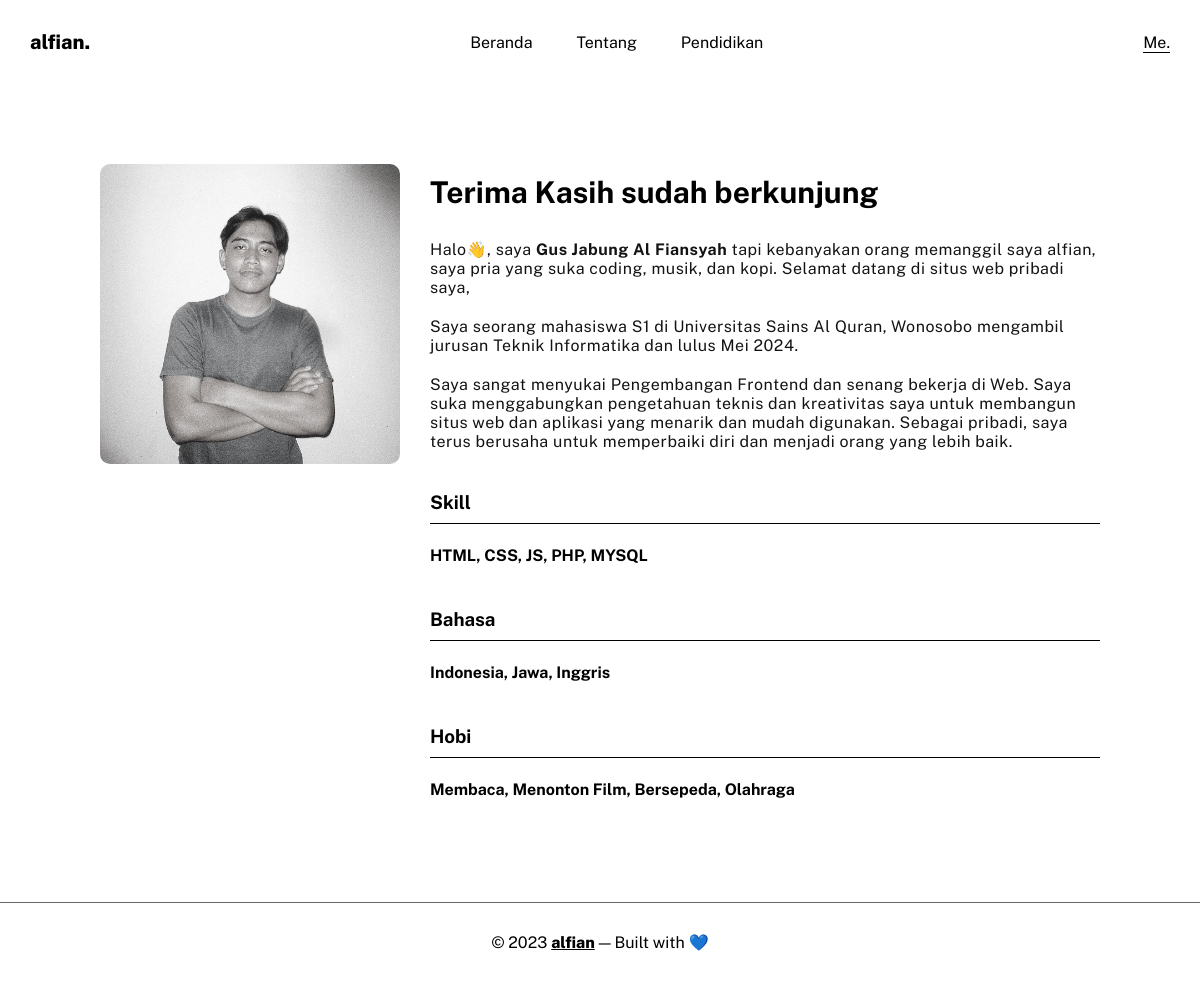
/tentang.php, run on the app's committed database.
### tables this page shows
CREATE TABLE `profil` (
  `nama` varchar(100) NOT NULL,
  `tentang` text NOT NULL,
  `skill` varchar(100) NOT NULL,
  `bahasa` varchar(100) NOT NULL,
  `hobi` text NOT NULL,
  `id` int(11) NOT NULL
);

### tentang.php (the view, shortened to what this page needs)
<?php include 'db/koneksi.php';?>
<?php include 'template/header.php';?>
<?php include 'template/navbar/navbar.php';?>
<section class="about">
  <div class="about-profile">
    <img src="assets/img/profile.jpg" alt="my-profile" />
  </div>
  <div class="about-content">
    <h2>Terima Kasih sudah berkunjung</h2>
    <?php
      $sql = "SELECT * FROM profil";
      $result = $conn->query($sql);
      while($data = $result->fetch_assoc()){
        echo "<article>" .  $data['tentang'] .  "</article>";
        echo "
        <article>
          <h3>Skill</h3>
          <div class='lang-block'>
            <h4>" . $data['skill'] . "</h4>
          </div>
        </article>
        ";
        echo "
        <article>
          <h3>Bahasa</h3>
          <div class='lang-block'>
            <h4>" . $data['bahasa'] . "</h4>
          </div>
        </article>
        ";
        echo "
        <article>
          <h3>Hobi</h3>
          <div class='lang-block'>
            <h4>" . $data['hobi'] . "</h4>
          </div>
        </article>
        ";
      }
    ?>
  </div>
</section>
<?php include 'template/footer.php' ?>

### assets/css/style.css (style rules this page uses)
* { margin: 0; padding: 0; box-sizing: border-box; }
html { scroll-behavior: smooth; }
body { font-family: "Public Sans", sans-serif; }
.about { display: flex; gap: 30px; padding: 80px 100px; }
.about-profile { position: sticky; top: 90px; align-self: flex-start; }
.about-profile img { width: 300px; border-radius: 10px; }
.about-content h2 { font-size: 30px; width: 70%; margin: 10px 0 30px 0; }
article { margin-bottom: 40px; }
article:last-child { margin-bottom: 10px; }
article p { margin: 20px 0; color: #131313; letter-spacing: 0.5px; }
article h3 { padding-bottom: 10px; border-bottom: 1px solid black; }
.lang-block { margin: 20px 0; line-height: 1.5; }

### data on the page
profil: tentang "Halo👋, saya Gus Jabung Al Fiansyah tapi kebanyakan orang memanggil saya alfian, saya pria yang suka coding, musik, dan kopi. Selamat datang di situs web pribadi saya, Saya seorang mahasiswa S1 di Universitas Sains Al Quran, Wonosobo mengambil jurusan Teknik Informatika dan lulus Mei 2024. Saya sangat menyukai Pengembangan Frontend dan senang bekerja di Web. Saya suka menggabungkan pengetahuan teknis dan kreativitas saya untuk membangun situs web dan aplikasi yang menarik dan mudah digunakan. Sebagai pribadi, saya terus berusaha untuk memperbaiki diri dan menjadi orang yang lebih baik.", skill "HTML, CSS, JS, PHP, MYSQL", bahasa "Indonesia, Jawa, Inggris", hobi "Membaca, Menonton Film, Bersepeda, Olahraga"
